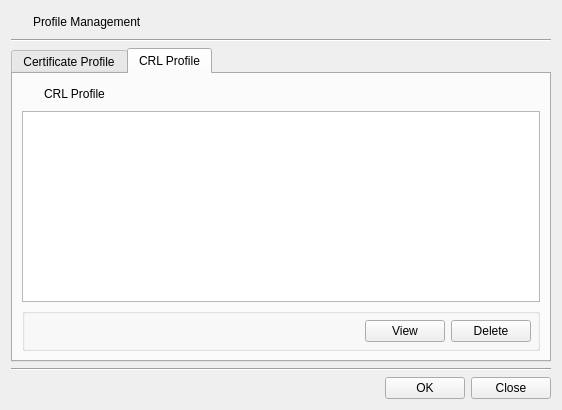
<?xml version="1.0" encoding="UTF-8"?>
<ui version="4.0">
 <class>ProfileManDlg</class>
 <widget class="QDialog" name="ProfileManDlg">
  <property name="geometry">
   <rect>
    <x>0</x>
    <y>0</y>
    <width>558</width>
    <height>410</height>
   </rect>
  </property>
  <property name="windowTitle">
   <string>Profile Man</string>
  </property>
  <layout class="QVBoxLayout" name="verticalLayout">
   <item>
    <layout class="QGridLayout" name="gridLayout_6">
     <property name="topMargin">
      <number>0</number>
     </property>
     <item row="0" column="1">
      <widget class="QLabel" name="mTitleLabel">
       <property name="text">
        <string>Profile Management</string>
       </property>
      </widget>
     </item>
     <item row="0" column="0">
      <widget class="QPushButton" name="pushButton">
       <property name="minimumSize">
        <size>
         <width>16</width>
         <height>0</height>
        </size>
       </property>
       <property name="maximumSize">
        <size>
         <width>16</width>
         <height>16777215</height>
        </size>
       </property>
       <property name="text">
        <string/>
       </property>
       <property name="icon">
        <iconset resource="certman.qrc">
         <normaloff>:/images/profile.png</normaloff>:/images/profile.png</iconset>
       </property>
       <property name="flat">
        <bool>true</bool>
       </property>
      </widget>
     </item>
    </layout>
   </item>
   <item>
    <widget class="Line" name="line_2">
     <property name="orientation">
      <enum>Qt::Horizontal</enum>
     </property>
    </widget>
   </item>
   <item>
    <widget class="QTabWidget" name="mTabWidget">
     <property name="minimumSize">
      <size>
       <width>540</width>
       <height>300</height>
      </size>
     </property>
     <property name="currentIndex">
      <number>1</number>
     </property>
     <widget class="QWidget" name="mCertTab">
      <attribute name="title">
       <string>Certificate Profile</string>
      </attribute>
      <layout class="QVBoxLayout" name="verticalLayout_2">
       <item>
        <layout class="QGridLayout" name="gridLayout_4">
         <property name="topMargin">
          <number>0</number>
         </property>
         <item row="0" column="2">
          <spacer name="horizontalSpacer_2">
           <property name="orientation">
            <enum>Qt::Horizontal</enum>
           </property>
           <property name="sizeHint" stdset="0">
            <size>
             <width>40</width>
             <height>20</height>
            </size>
           </property>
          </spacer>
         </item>
         <item row="0" column="3">
          <widget class="QComboBox" name="mCertTypeCombo"/>
         </item>
         <item row="0" column="1">
          <widget class="QLabel" name="label">
           <property name="text">
            <string>Certificate Profile</string>
           </property>
          </widget>
         </item>
         <item row="0" column="0">
          <widget class="QPushButton" name="pushButton_2">
           <property name="minimumSize">
            <size>
             <width>16</width>
             <height>0</height>
            </size>
           </property>
           <property name="maximumSize">
            <size>
             <width>16</width>
             <height>16777215</height>
            </size>
           </property>
           <property name="text">
            <string/>
           </property>
           <property name="icon">
            <iconset resource="certman.qrc">
             <normaloff>:/images/cert_profile.png</normaloff>:/images/cert_profile.png</iconset>
           </property>
           <property name="flat">
            <bool>true</bool>
           </property>
          </widget>
         </item>
        </layout>
       </item>
       <item>
        <widget class="QTableWidget" name="mCertTable">
         <property name="contextMenuPolicy">
          <enum>Qt::CustomContextMenu</enum>
         </property>
         <attribute name="horizontalHeaderHighlightSections">
          <bool>false</bool>
         </attribute>
        </widget>
       </item>
       <item>
        <widget class="QGroupBox" name="mCertGroup">
         <property name="minimumSize">
          <size>
           <width>0</width>
           <height>0</height>
          </size>
         </property>
         <property name="title">
          <string/>
         </property>
         <layout class="QVBoxLayout" name="verticalLayout_4">
          <property name="spacing">
           <number>6</number>
          </property>
          <property name="leftMargin">
           <number>6</number>
          </property>
          <property name="topMargin">
           <number>6</number>
          </property>
          <property name="rightMargin">
           <number>6</number>
          </property>
          <property name="bottomMargin">
           <number>6</number>
          </property>
          <item>
           <layout class="QGridLayout" name="gridLayout_2">
            <item row="0" column="2">
             <widget class="QPushButton" name="mCertDeleteBtn">
              <property name="text">
               <string>Delete</string>
              </property>
             </widget>
            </item>
            <item row="0" column="1">
             <widget class="QPushButton" name="mCertViewBtn">
              <property name="text">
               <string>View</string>
              </property>
             </widget>
            </item>
            <item row="0" column="0">
             <spacer name="horizontalSpacer_3">
              <property name="orientation">
               <enum>Qt::Horizontal</enum>
              </property>
              <property name="sizeHint" stdset="0">
               <size>
                <width>40</width>
                <height>20</height>
               </size>
              </property>
             </spacer>
            </item>
           </layout>
          </item>
         </layout>
        </widget>
       </item>
      </layout>
     </widget>
     <widget class="QWidget" name="mCRLTab">
      <attribute name="title">
       <string>CRL Profile</string>
      </attribute>
      <layout class="QVBoxLayout" name="verticalLayout_3">
       <item>
        <layout class="QGridLayout" name="gridLayout_5">
         <property name="topMargin">
          <number>0</number>
         </property>
         <item row="0" column="1">
          <widget class="QLabel" name="label_2">
           <property name="text">
            <string>CRL Profile</string>
           </property>
          </widget>
         </item>
         <item row="0" column="0">
          <widget class="QPushButton" name="pushButton_3">
           <property name="minimumSize">
            <size>
             <width>16</width>
             <height>0</height>
            </size>
           </property>
           <property name="maximumSize">
            <size>
             <width>16</width>
             <height>16777215</height>
            </size>
           </property>
           <property name="text">
            <string/>
           </property>
           <property name="icon">
            <iconset resource="certman.qrc">
             <normaloff>:/images/crl_profile.png</normaloff>:/images/crl_profile.png</iconset>
           </property>
           <property name="flat">
            <bool>true</bool>
           </property>
          </widget>
         </item>
        </layout>
       </item>
       <item>
        <widget class="QTableWidget" name="mCRLTable">
         <property name="contextMenuPolicy">
          <enum>Qt::CustomContextMenu</enum>
         </property>
         <attribute name="horizontalHeaderHighlightSections">
          <bool>false</bool>
         </attribute>
        </widget>
       </item>
       <item>
        <widget class="QGroupBox" name="mCRLGroup">
         <property name="minimumSize">
          <size>
           <width>0</width>
           <height>0</height>
          </size>
         </property>
         <property name="title">
          <string/>
         </property>
         <layout class="QVBoxLayout" name="verticalLayout_5">
          <property name="spacing">
           <number>6</number>
          </property>
          <property name="leftMargin">
           <number>6</number>
          </property>
          <property name="topMargin">
           <number>6</number>
          </property>
          <property name="rightMargin">
           <number>6</number>
          </property>
          <property name="bottomMargin">
           <number>6</number>
          </property>
          <item>
           <layout class="QGridLayout" name="gridLayout_3">
            <item row="0" column="1">
             <widget class="QPushButton" name="mCRLViewBtn">
              <property name="text">
               <string>View</string>
              </property>
             </widget>
            </item>
            <item row="0" column="2">
             <widget class="QPushButton" name="mCRLDeleteBtn">
              <property name="text">
               <string>Delete</string>
              </property>
             </widget>
            </item>
            <item row="0" column="0">
             <spacer name="horizontalSpacer_4">
              <property name="orientation">
               <enum>Qt::Horizontal</enum>
              </property>
              <property name="sizeHint" stdset="0">
               <size>
                <width>40</width>
                <height>20</height>
               </size>
              </property>
             </spacer>
            </item>
           </layout>
          </item>
         </layout>
        </widget>
       </item>
      </layout>
     </widget>
    </widget>
   </item>
   <item>
    <widget class="Line" name="line">
     <property name="orientation">
      <enum>Qt::Horizontal</enum>
     </property>
    </widget>
   </item>
   <item>
    <layout class="QGridLayout" name="gridLayout">
     <item row="0" column="2">
      <widget class="QPushButton" name="mCloseBtn">
       <property name="text">
        <string>Close</string>
       </property>
      </widget>
     </item>
     <item row="0" column="1">
      <widget class="QPushButton" name="mOKBtn">
       <property name="text">
        <string>OK</string>
       </property>
      </widget>
     </item>
     <item row="0" column="0">
      <spacer name="horizontalSpacer">
       <property name="orientation">
        <enum>Qt::Horizontal</enum>
       </property>
       <property name="sizeHint" stdset="0">
        <size>
         <width>40</width>
         <height>20</height>
        </size>
       </property>
      </spacer>
     </item>
    </layout>
   </item>
  </layout>
 </widget>
 <tabstops>
  <tabstop>pushButton</tabstop>
  <tabstop>mTabWidget</tabstop>
  <tabstop>pushButton_2</tabstop>
  <tabstop>mCertTypeCombo</tabstop>
  <tabstop>mCertTable</tabstop>
  <tabstop>mCertViewBtn</tabstop>
  <tabstop>mCertDeleteBtn</tabstop>
  <tabstop>pushButton_3</tabstop>
  <tabstop>mCRLTable</tabstop>
  <tabstop>mCRLViewBtn</tabstop>
  <tabstop>mCRLDeleteBtn</tabstop>
  <tabstop>mOKBtn</tabstop>
  <tabstop>mCloseBtn</tabstop>
 </tabstops>
 <resources>
  <include location="certman.qrc"/>
 </resources>
 <connections/>
</ui>
